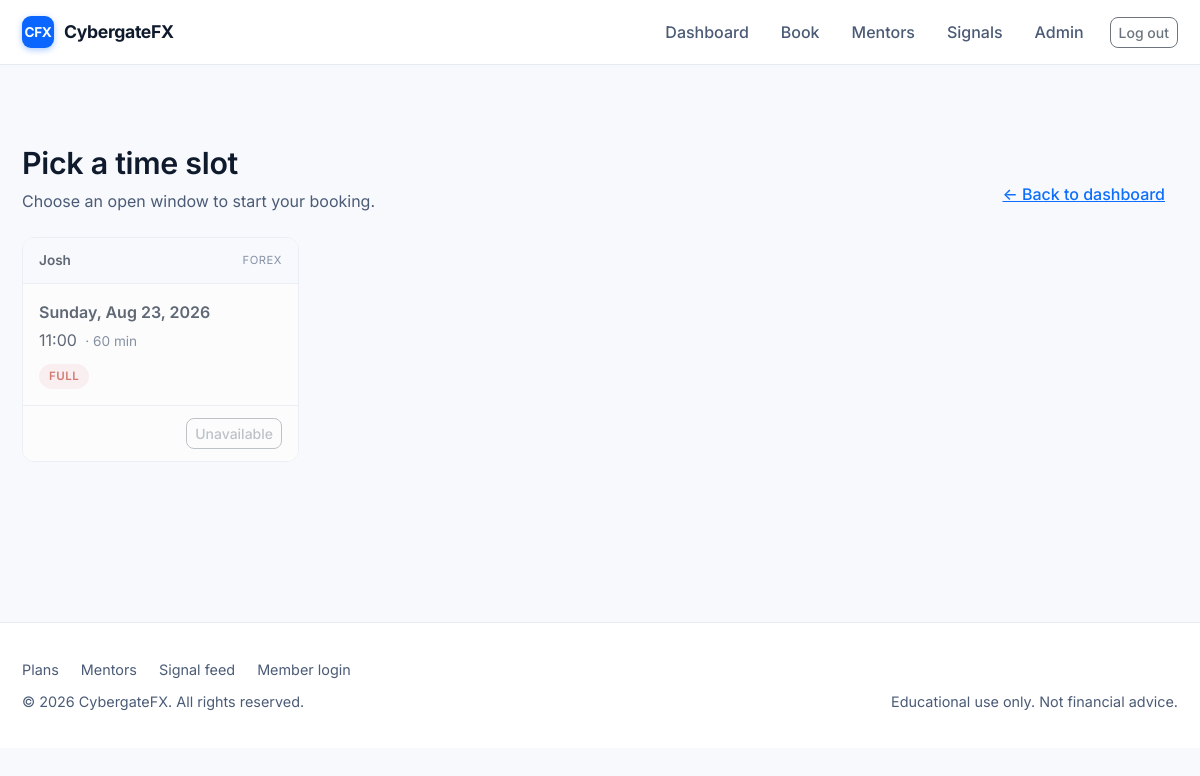
Screenshot of /bookings/new/ (signed in) with the database file from the repository.
### mentors/models.py (models this page shows, shortened)
class TimeSlot(models.Model):
    class Status(models.TextChoices):
        OPEN = 'open', 'Open'
        FULL = 'full', 'Full'
        CANCELLED = 'cancelled', 'Cancelled'
    mentor = models.ForeignKey(Mentor, on_delete=models.CASCADE, related_name='time_slots')
    date = models.DateField()
    start_time = models.TimeField()
    duration_minutes = models.PositiveIntegerField(default=60)
    capacity = models.PositiveIntegerField(default=1)
    status = models.CharField(
        max_length=12,
        choices=Status.choices,
        default=Status.OPEN,
    )
    class Meta:
        ordering = ['date', 'start_time']
        verbose_name = 'Time slot'
        verbose_name_plural = 'Time slots'
    @property
    def seats_taken(self):
        return self.bookings.filter(status__in=['pending', 'confirmed']).count()
    @property
    def seats_left(self):
        return max(self.capacity - self.seats_taken, 0)

class Mentor(models.Model):
    class Specialization(models.TextChoices):
        FOREX = 'Forex', 'Forex'
        CRYPTO = 'Crypto', 'Crypto'
        INDICES = 'Indices', 'Indices'
    name = models.CharField(max_length=120)
    bio = models.TextField(blank=True)
    years_experience = models.PositiveIntegerField(default=0)
    specialization = models.CharField(
        max_length=20,
        choices=Specialization.choices,
        default=Specialization.FOREX,
    )
    photo_url = models.URLField(blank=True)
    plans = models.ManyToManyField(MentorshipPlan, related_name='mentors', blank=True)
    class Meta:
        ordering = ['name']

### bookings/views.py (the view)
# urls.py: path('new/', ScheduleView.as_view(), name='schedule'),
class ScheduleView(LoginRequiredMixin, ListView):
    template_name = 'bookings/schedule.html'
    context_object_name = 'slots'
    def get_queryset(self):
        today = _today()
        return (
            TimeSlot.objects
            .filter(status=TimeSlot.Status.OPEN, date__gte=today)
            .order_by('date', 'start_time')
        )
    def get_context_data(self, **kwargs):
        ctx = super().get_context_data(**kwargs)
        slots = list(ctx['slots'])
        for s in slots:
            s.is_full = s.seats_left <= 0
        ctx['slots'] = slots
        return ctx

### bookings/views.py (called while the page is built)
def _today():
    return timezone.localdate()

### templates/bookings/schedule.html (shortened to what this page needs)
{% extends 'base.html' %}
{% block content %}
<section class="cfx-section">
  <div class="container">
    <div class="cfx-page-head">
      <div>
        <h2>Pick a time slot</h2>
        <p class="head-sub">Choose an open window to start your booking.</p>
      </div>
      <a href="{% url 'bookings:dashboard' %}" class="btn btn-link">&larr; Back to dashboard</a>
    </div>
    {% if slots %}
      <div class="cfx-slot-grid">
        {% for slot in slots %}
          <div class="cfx-slot-card {% if slot.is_full %}is-full{% endif %}">
            <div class="cfx-slot-card-head">
              <span class="cfx-slot-mentor">{{ slot.mentor.name }}</span>
              <span class="cfx-slot-spec">{{ slot.mentor.get_specialization_display }}</span>
            </div>
            <div class="cfx-slot-card-body">
              <div class="cfx-slot-date">{{ slot.date|date:"l, M j, Y" }}</div>
              <div class="cfx-slot-time">
                {{ slot.start_time|time:"H:i" }}
                <span class="cfx-slot-duration">&middot; {{ slot.duration_minutes }} min</span>
              </div>
              <div>
                {% if slot.is_full %}
                  <span class="status-pill full">Full</span>
                {% else %}
                  <span class="status-pill open">{{ slot.seats_left }} seat{{ slot.seats_left|pluralize }} left</span>
                {% endif %}
              </div>
            </div>
            <div class="cfx-slot-card-foot">
              {% if slot.is_full %}
                <button class="btn btn-outline-secondary btn-sm" disabled>Unavailable</button>
              {% else %}
                <a href="{% url 'bookings:new' slot.pk %}" class="btn btn-primary btn-sm">Book this slot</a>
              {% endif %}
            </div>
          </div>
        {% endfor %}
      </div>
    {% else %}
      <div class="cfx-empty">
        <p class="mb-2">No open time slots right now.</p>
        <p class="text-muted mb-3">New slots are added by the admin on a rolling basis.</p>
        <a href="{% url 'mentors:mentor_list' %}" class="btn btn-outline-primary">Browse mentors</a>
      </div>
    {% endif %}
  </div>
</section>
{% endblock %}

### static/css/site.css (style rules this page uses)
:root { --brand: #0b66ff; --brand-dark: #0750c2; --brand-soft: #e8f1ff; --ink: #0f1b2d; --ink-soft: #4b5b76; --line: #e6ebf2; --line-strong: #d2dae6; --surface: #ffffff; --surface-alt: #f7f9fc; --surface-3: #eef2f8; --success: #1aa179; --warning: #c97a00; --danger: #c0392b; --radius: 12px; --radius-sm: 8px; --radius-lg: 18px; --shadow-sm: 0 1px 2px rgba(15,27,45,.06), 0 1px 1px rgba(15,27,45,.04); --shadow-md: 0 8px 24px rgba(15,27,45,.08); --shadow-lg: 0 18px 48px rgba(15,27,45,.12); --container-max: 1180px; --space-1: 6px; --space-2: 10px; --space-3: 16px; --space-4: 24px; --space-5: 36px; --space-6: 56px; --space-7: 80px; }
*, *::before, *::after { box-sizing: border-box; }
html, body { background: var(--surface-alt); color: var(--ink); font-family: 'Inter', -apple-system, BlinkMacSystemFont, 'Segoe UI', Roboto, sans-serif; font-feature-settings: 'cv11', 'ss01'; -webkit-font-smoothing: antialiased; -moz-osx-font-smoothing: grayscale; }
body { line-height: 1.5; }
h1, h2, h3, h4, h5 { color: var(--ink); font-weight: 600; letter-spacing: -0.01em; margin-top: 0; }
a { color: var(--brand); text-decoration: none; }
.container, .container-md, .container-lg { max-width: var(--container-max); }
.btn { font-weight: 500; border-radius: 8px; }
.cfx-section { padding: var(--space-7) 0; }
.cfx-section h2 { font-size: 1.9rem; margin-bottom: 8px; }
.cfx-slot-grid { display: grid; grid-template-columns: repeat(auto-fill, minmax(240px, 1fr)); gap: var(--space-3); }
.cfx-slot-card { background: var(--surface); border: 1px solid var(--line); border-radius: var(--radius); display: flex; flex-direction: column; overflow: hidden; transition: border-color .15s, box-shadow .15s, transform .15s; }
.cfx-slot-card.is-full { opacity: .65; }
.cfx-slot-card-head { display: flex; justify-content: space-between; align-items: center; padding: 12px var(--space-3); background: var(--surface-alt); border-bottom: 1px solid var(--line); font-size: 0.85rem; }
.cfx-slot-mentor { font-weight: 600; color: var(--ink); }
.cfx-slot-spec { font-size: 0.7rem; text-transform: uppercase; letter-spacing: 0.05em; color: var(--ink-soft); }
.cfx-slot-card-body { padding: var(--space-3); flex: 1; }
.cfx-slot-date { font-weight: 600; margin-bottom: 4px; }
.cfx-slot-time { color: var(--ink); margin-bottom: 10px; }
.cfx-slot-duration { color: var(--ink-soft); font-size: 0.85rem; margin-left: 4px; }
.cfx-slot-card-foot { padding: 12px var(--space-3); border-top: 1px solid var(--line); background: var(--surface); display: flex; justify-content: flex-end; }
.status-pill { display: inline-block; padding: 4px 10px; border-radius: 999px; font-size: 0.72rem; font-weight: 600; text-transform: uppercase; letter-spacing: 0.04em; }
.status-pill.full { background: #fceaea; color: var(--danger); }
.cfx-page-head { display: flex; align-items: flex-end; justify-content: space-between; flex-wrap: wrap; gap: var(--space-2); margin-bottom: var(--space-4); }
.cfx-page-head .head-sub { color: var(--ink-soft); margin: 4px 0 0; }

### rows the page displays
TimeSlot: mentor.name "Josh", mentor.specialization "FOREX", date "Sunday, Aug 23, 2026", start_time "11:00", duration_minutes "60", shows "FULL", shows "Unavailable"
